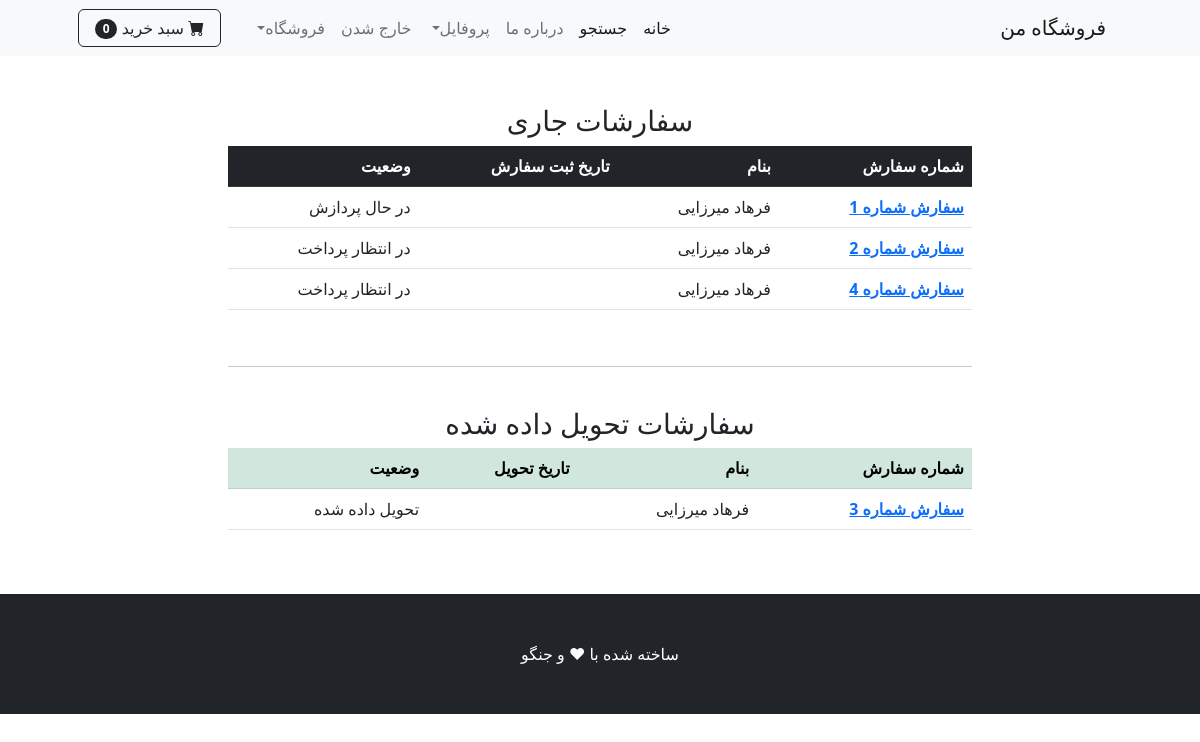
Screenshot of /orders/ (signed in) with the database file from the repository.
### payment/models.py (models this page shows, shortened)
class Order(models.Model):
    STATUS_ORDER = [
        ('Pending', 'در انتظار پرداخت'),
        ('Processing', 'در حال پردازش'),
        ('Shipped', 'ارسال شده به پست'),
        ('Delivered', 'تحویل داده شده')
    ]
    user = models.ForeignKey(User, on_delete=models.CASCADE, null=True, blank=True)
    full_name = models.CharField(max_length=250)
    email = models.EmailField(max_length=70)
    shipping_address = models.TextField(max_length=10000)
    amount_paid = models.DecimalField(decimal_places=0, max_digits=10)
    date_ordered = jmodels.jDateTimeField(auto_now_add=True)
    status = models.CharField(max_length=50, choices=STATUS_ORDER, default='Pending')
    last_update = jmodels.jDateTimeField(auto_now=True)

### shop/views.py (the view)
# urls.py: path('orders/', views.user_orders, name="orders"),
def user_orders(request):
    if request.user.is_authenticated:
        delivered_orders = Order.objects.filter(user = request.user, status = 'Delivered')
        other_orders = Order.objects.filter(user = request.user).exclude(status = 'Delivered')
        context = {
            'delivered': delivered_orders,
            'other': other_orders
        }
        return render(request, 'orders.html', context)
    else:
        messages.success(request, 'دسترسی به این صفحه امکان پذیر نمیباشد')
        return redirect('home')

### cart/cart.py (called while the page is built)
    def __len__(self):
        return len(self.cart)

### cart/context_processors.py (called while the page is built)
def cart(request):
    return {'cart':Cart(request)}

### shop/templates/orders.html
{% extends "base.html" %}
{% block content %}
<br><br>
<div class="container">
    <div class="row">
        <center>
            <div class="col-8">
                {% if other %}
                <h3>سفارشات جاری</h3>
                <table class="table">
                <thead class="table-dark">
                    <tr>
                    <th scope="col">شماره سفارش</th>
                    <th scope="col">بنام</th>
                    <th scope="col">تاریخ ثبت سفارش</th>
                    <th scope="col">وضعیت</th>
                    </tr>
                </thead>
                <tbody>
                   {% for order in other %}
                    <tr>
                    <th scope="row"><a href="{% url 'order_details' order.id %}">سفارش شماره {{order.id}}</a></th>
                    <td>{{order.full_name}}</td>
                    <td>{{order.date_ordered|date:"Y-m-d H:i:s"}}</td>
                    <td>{{order.get_status_display}}</td>
                    </tr>
                   {% endfor %}
                </tbody>
                </table>
                {% else %}
                سفارشی در جریان نیست
                {% endif %}
                <br>
                <hr>
                <br>
                {% if delivered %}
                <h3>سفارشات تحویل داده شده</h3>
                <table class="table">
                <thead class="table-success">
                    <tr>
                    <th scope="col">شماره سفارش</th>
                    <th scope="col">بنام</th>
                    <th scope="col">تاریخ تحویل</th>
                    <th scope="col">وضعیت</th>
                    </tr>
                </thead>
                <tbody>
                   {% for order in delivered %}
                    <tr>
                    <th scope="row"><a href="{% url 'order_details' order.id %}">سفارش شماره {{order.id}}</a></th>
                    <td>{{order.full_name}}</td>
                    <td>{{order.last_update|date:"Y-m-d H:i:s"}}</td>
                    <td>{{order.get_status_display}}</td>
                    </tr>
                   {% endfor %}
                </tbody>
                </table>
                {% else %}
                سفارشی در کار نیست
                {% endif %}
            </div>
        </center>
    </div>
</div>
<br><br>
{% endblock %}

### rows the page displays
Order: id "1", full_name "فرهاد میرزایی", status "در حال پردازش"
Order: id "2", full_name "فرهاد میرزایی", status "در انتظار پرداخت"
Order: id "4", full_name "فرهاد میرزایی", status "در انتظار پرداخت"
Order: id "3", full_name "فرهاد میرزایی", status "تحویل داده شده"

### other values shown
{{ cart|length }} "0"
